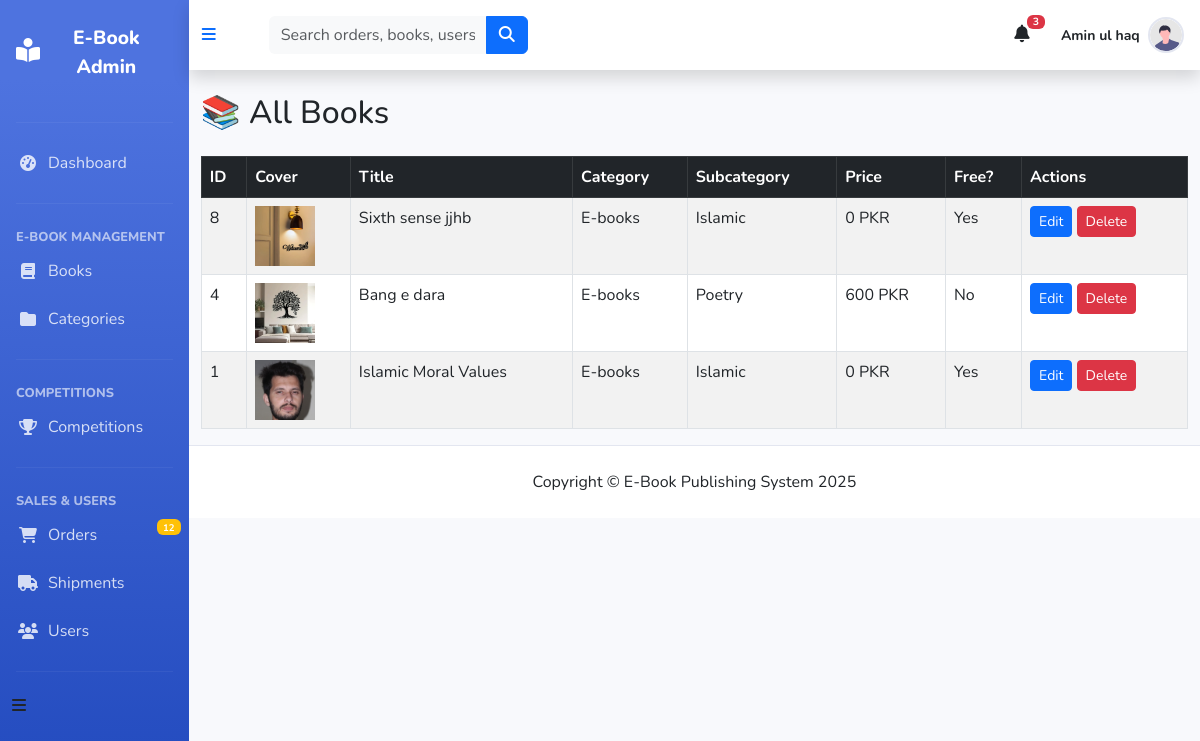
/admin_panel/book_list.php (signed in), run on the app's committed database.
### tables this page shows
CREATE TABLE `books` (
  `book_id` int(11) NOT NULL,
  `title` varchar(255) NOT NULL,
  `author` varchar(255) NOT NULL,
  `category_id` int(11) NOT NULL,
  `subcategory_id` int(11) NOT NULL,
  `description` text DEFAULT NULL,
  `cover_image` varchar(255) DEFAULT NULL,
  `pdf_file` varchar(255) DEFAULT NULL,
  `soft_copy_file` varchar(255) DEFAULT NULL,
  `cd_available` enum('Yes','No') DEFAULT 'No',
  `price` int(11) DEFAULT 0,
  `created_at` timestamp NOT NULL DEFAULT current_timestamp(),
  `format_type` enum('PDF','HARDCOPY','CD') DEFAULT 'HARDCOPY',
  `subscription_duration` int(11) DEFAULT 0,
  `cd_price` decimal(10,2) DEFAULT 0.00,
  `weight` decimal(5,2) DEFAULT 0.00,
  `delivery_charges` decimal(10,2) DEFAULT 0.00,
  `is_free_for_members` tinyint(1) DEFAULT 0,
  `is_competition_winner` tinyint(1) DEFAULT 0
);

CREATE TABLE `categories` (
  `id` int(11) NOT NULL,
  `category_name` varchar(120) NOT NULL
);

CREATE TABLE `subcategories` (
  `id` int(11) NOT NULL,
  `category_id` int(11) NOT NULL,
  `subcategory_name` varchar(100) NOT NULL
);

### admin_panel/book_list.php (the view, shortened to what this page needs)
<?php
include('includes/nav.php');
$query = "
SELECT b.*, c.category_name, s.subcategory_name
FROM books b
LEFT JOIN categories c ON b.category_id = c.id
LEFT JOIN subcategories s ON b.subcategory_id = s.id
ORDER BY b.book_id DESC
";
$result = mysqli_query($con, $query);
?>
<div class="container mt-4">
    <h2 class="mb-4">📚 All Books</h2>
    <table class="table table-bordered table-striped">
        <thead class="table-dark">
            <tr>
                <th>ID</th>
                <th>Cover</th>
                <th>Title</th>
                <th>Category</th>
                <th>Subcategory</th>
                <th>Price</th>
                <th>Free?</th>
                <th>Actions</th>
            </tr>
        </thead>
        <tbody>
        <?php while($row = mysqli_fetch_assoc($result)){ ?>
            <tr>
                <td><?= $row['book_id']; ?></td>
                <td>
                    <img src="uploads/<?= $row['cover_image']; ?>" width="60">
                </td>
                <td><?= $row['title']; ?></td>
                <td><?= $row['category_name']; ?></td>
                <td><?= $row['subcategory_name']; ?></td>
                <td><?= $row['price']; ?> PKR</td>
                <td><?= ($row['price'] == 0) ? "Yes" : "No"; ?></td>
                <td>
                    <button class="btn btn-primary btn-sm editBookBtn"
                        data-id="<?= $row['book_id']; ?>"
                        data-title="<?= $row['title']; ?>"
                        data-author="<?= $row['author']; ?>"
                        data-desc="<?= $row['description']; ?>"
                        data-category="<?= $row['category_id']; ?>"
                        data-subcategory="<?= $row['subcategory_id']; ?>"
                        data-price="<?= $row['price']; ?>"
                    >
                        Edit
                    </button>
                    <a href="delete_book.php?id=<?= $row['book_id']; ?>"
                       class="btn btn-danger btn-sm"
                       onclick="return confirm('Are you sure you want to delete this book?');">
                        Delete
                    </a>
                </td>
            </tr>
        <?php } ?>
        </tbody>
    </table>
</div>
<?php
include('includes/footer.php');
?>

### admin_panel/includes/nav.php (style rules this page uses)
:root { --primary: #4e73df; --primary-dark: #224abe; --gray-100: #f8f9fc; --gray-600: #858796; }
body { font-family: 'Nunito', sans-serif; background-color: var(--gray-100); padding-top: 0; }

### data on the page
books: book_id "8", cover_image (picture), title "Sixth sense jjhb", category.category_name "E-books", subcategory.subcategory_name "Islamic", price "0", shows "Yes"
books: book_id "4", cover_image (picture), title "Bang e dara", category.category_name "E-books", subcategory.subcategory_name "Poetry", price "600", shows "No"
books: book_id "1", cover_image (picture), title "Islamic Moral Values", category.category_name "E-books", subcategory.subcategory_name "Islamic", price "0", shows "Yes"

### other printed values
$admin_name "Amin ul haq"
